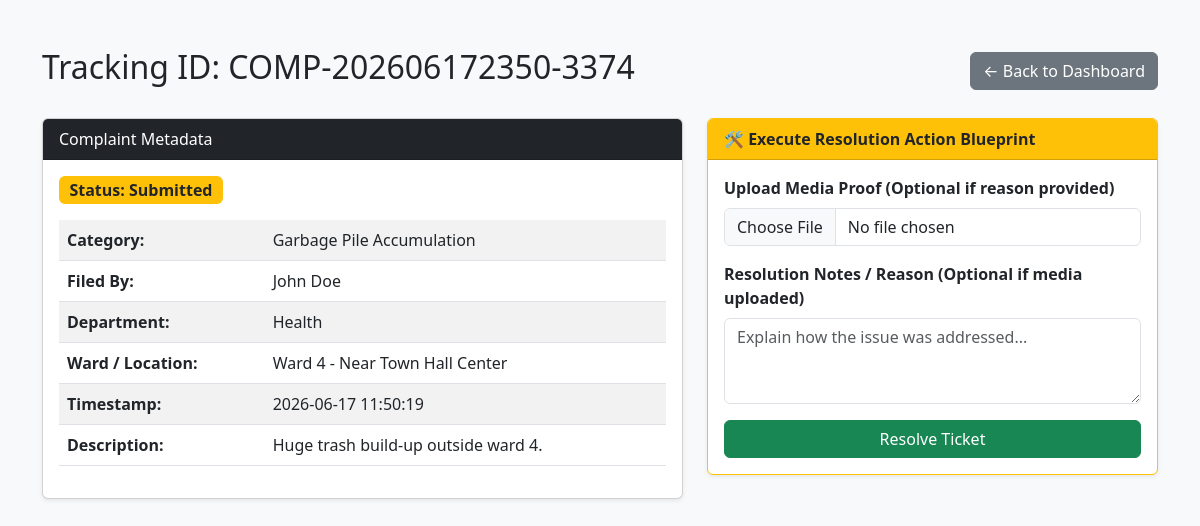
Screenshot of /complaint/view/1 (signed in) with the database file from the repository.
### tables this page shows
CREATE TABLE complaints (
            id INTEGER PRIMARY KEY AUTOINCREMENT,
            complaint_id TEXT UNIQUE NOT NULL,
            citizen_id TEXT NOT NULL,
            citizen_name TEXT NOT NULL,
            category TEXT NOT NULL,
            description TEXT NOT NULL,
            department TEXT NOT NULL,
            ward TEXT NOT NULL,
            location TEXT NOT NULL,
            latitude TEXT,
            longitude TEXT,
            photo TEXT,
            status TEXT DEFAULT 'Submitted',
            assigned_to TEXT,
            assigned_officer_name TEXT,
            created_at TEXT NOT NULL
        , resolved_photo TEXT, resolved_by_role TEXT, resolution_notes TEXT);

### app.py (the view, shortened to what this page needs)
@app.route('/complaint/view/<int:complaint_id>', methods=['GET', 'POST'])
@login_required
def view_complaint(complaint_id):
    conn = get_db_connection()
    complaint = conn.execute('SELECT * FROM complaints WHERE id = ?', (complaint_id,)).fetchone()
    if not complaint:
        conn.close()
        flash('Requested complaint record could not be indexed.', 'danger')
        return redirect(url_for('dashboard'))
    conn.close()
    return render_template('view_complaint.html', complaint=complaint)

### app.py (called while the page is built)
def get_db_connection():
    conn = sqlite3.connect(DB_FILE)
    conn.row_factory = sqlite3.Row  # Access query results like regular Python dicts
    return conn

@login_manager.user_loader
def load_user(user_id):
    try:
        conn = get_db_connection()
        user_data = conn.execute('SELECT * FROM users WHERE id = ?', (int(user_id),)).fetchone()
        conn.close()
        if user_data:
            return User(str(user_data['id']), user_data['name'], user_data['email'], user_data['role'], user_data['department'])
    except:
        pass
    return None

### templates/view_complaint.html (shortened to what this page needs)
<!DOCTYPE html>
<html lang="en">
<head>
    <link rel="stylesheet" href="https://cdn.jsdelivr.net/npm/bootstrap@5.3.0/dist/css/bootstrap.min.css">
</head>
<body class="bg-light py-5">
<div class="container">
    <div class="d-flex justify-content-between align-items-center mb-4">
        <h2>Tracking ID: {{ complaint.complaint_id }}</h2>
        <a href="{{ url_for('dashboard') }}" class="btn btn-secondary">← Back to Dashboard</a>
    </div>
    <div class="row g-4">
        <div class="col-md-7">
            <div class="card shadow-sm h-100">
                <div class="card-header bg-dark text-white">Complaint Metadata</div>
                <div class="card-body">
                    <span class="badge {% if complaint.status == 'Resolved' %}bg-success{% else %}bg-warning text-dark{% endif %} mb-3 fs-6">
                        Status: {{ complaint.status }}
                    </span>
                    <table class="table table-striped">
                        <tr><th>Category:</th><td>{{ complaint.category }}</td></tr>
                        <tr><th>Filed By:</th><td>{{ complaint.citizen_name }}</td></tr>
                        <tr><th>Department:</th><td>{{ complaint.department }}</td></tr>
                        <tr><th>Ward / Location:</th><td>{{ complaint.ward }} - {{ complaint.location }}</td></tr>
                        <tr><th>Timestamp:</th><td>{{ complaint.created_at }}</td></tr>
                        <tr><th>Description:</th><td>{{ complaint.description }}</td></tr>
                    </table>
                </div>
            </div>
        </div>
        <div class="col-md-5">
            {% if complaint.status == 'Resolved' %}
            <div class="card border-success shadow-sm">
                <div class="card-header bg-success text-white">✅ Resolution Evidence Logs</div>
                <div class="card-body text-center">
                    <div class="alert alert-success py-2">
                        Resolved By Authority Level: <strong>{{ complaint.resolved_by_role }}</strong>
                    </div>
                    <p class="text-start"><strong>Closing Remarks:</strong> {{ complaint.resolution_notes or 'No additional notes provided.' }}</p>
                    {% if complaint.resolved_photo %}
                    <div class="mt-3">
                        <h6 class="text-start text-success">Uploaded Resolution Photo Proof:</h6>
                        <img src="{{ url_for('static', filename='uploads/' + complaint.resolved_photo) }}" class="img-fluid rounded border" style="max-height: 320px;" alt="Resolved Issue Proof">
                    </div>
                    {% endif %}
                </div>
            </div>
            {% elif current_user.role != 'citizen' %}
            <div class="card border-warning shadow-sm">
                <div class="card-header bg-warning text-dark fw-bold">🛠️ Execute Resolution Action Blueprint</div>
                <div class="card-body">
<form action="{{ url_for('resolve_complaint', complaint_id=complaint.complaint_id) }}" method="POST" enctype="multipart/form-data">
    <div class="mb-3">
        <label class="form-label fw-bold">Upload Media Proof (Optional if reason provided)</label>
        <input type="file" name="resolved_photo" class="form-control">
    </div>
    <div class="mb-3">
        <label class="form-label fw-bold">Resolution Notes / Reason (Optional if media uploaded)</label>
        <textarea name="resolution_notes" class="form-control" rows="3" placeholder="Explain how the issue was addressed..."></textarea>
    </div>
    <button type="submit" class="btn btn-success w-100">Resolve Ticket</button>
</form>
                </div>
            </div>
            {% endif %}
        </div>
    </div>
</div>
</body>
</html>

### rows the page displays
complaints: complaint_id "COMP-202606172350-3374", status "Submitted", category "Garbage Pile Accumulation", citizen_name "John Doe", department "Health", ward "Ward 4", location "Near Town Hall Center", created_at "2026-06-17 11:50:19", description "Huge trash build-up outside ward 4."
